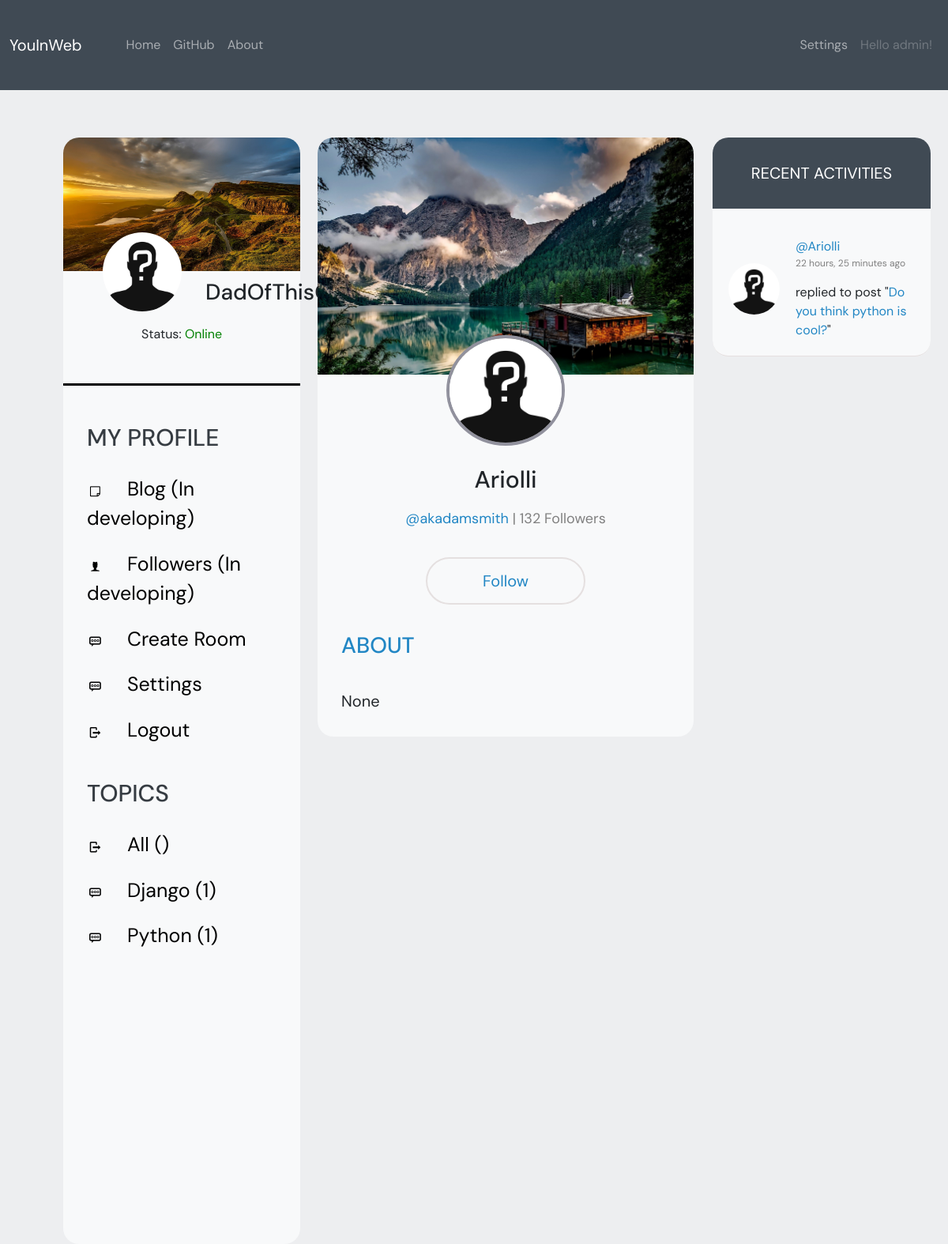
/profile/3 (signed in), run on an earlier commit of the app's database.
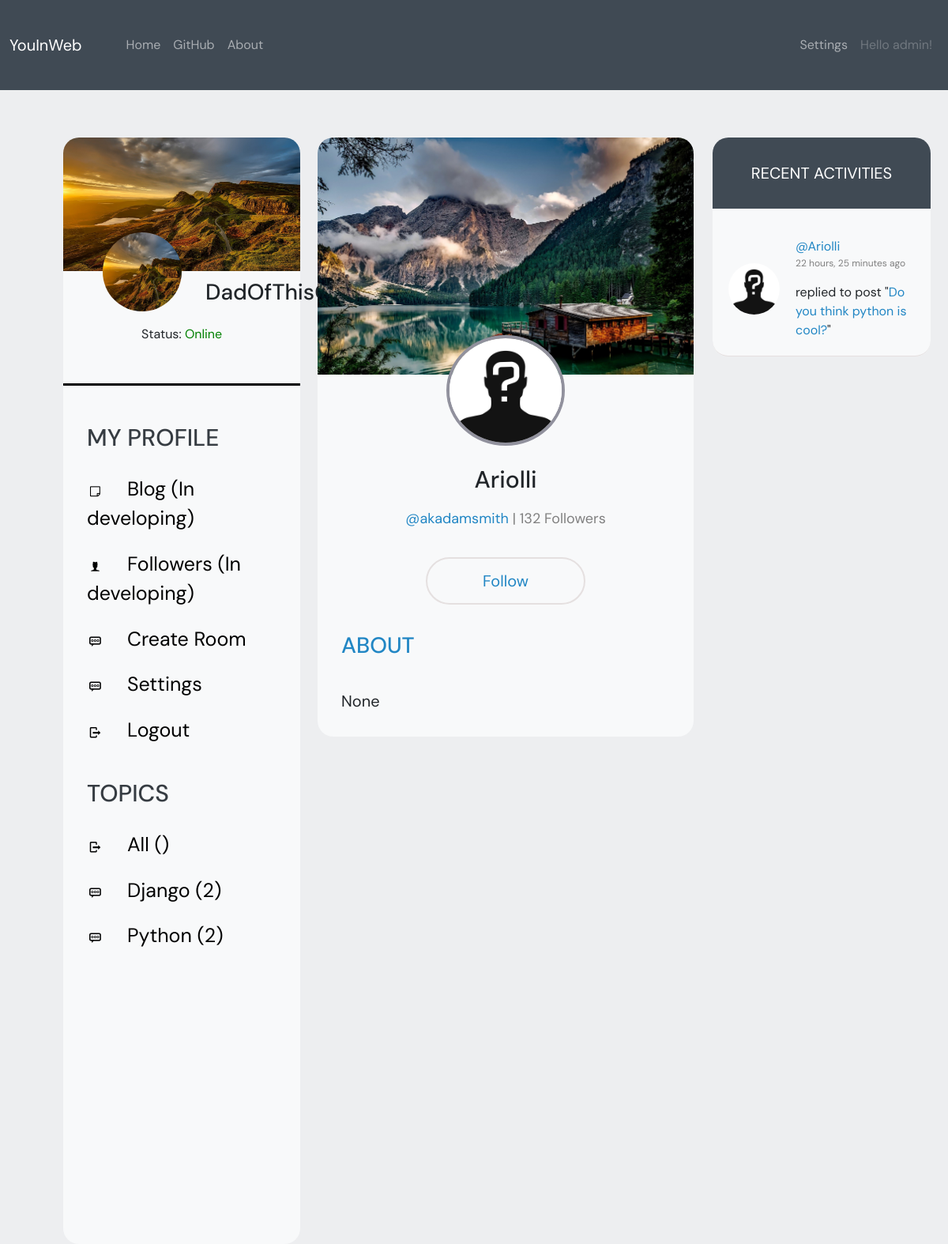
And on a later commit of the database.
### base/models.py (models this page shows, shortened)
class User(AbstractUser):
    name = models.CharField(max_length=100, null=True, blank=True, unique=True)
    email = models.EmailField(null=True, unique=True)
    bio = models.TextField(null=True)
    avatar = models.ImageField(null=True, default='user_undefined.webp', verbose_name='User photo')
    profile_photo = models.ImageField(null=True, default='profile_image2.jpg', verbose_name='Profile photo')
    USERNAME_FIELD = 'email'
    REQUIRED_FIELDS = []

class Topic(models.Model):
    name = models.CharField(max_length=200)
    slug = models.SlugField()

class Message(models.Model):
    user = models.ForeignKey(User, on_delete=models.CASCADE)
    room = models.ForeignKey(Room, on_delete=models.CASCADE)
    body = models.TextField()
    updated = models.DateTimeField(auto_now=True)
    created = models.DateTimeField(auto_now_add=True)
    class Meta:
        ordering = ('-created', )
        verbose_name = 'Message'
        verbose_name_plural = 'Messages'

class Room(models.Model):
    host = models.ForeignKey(User, on_delete=models.SET_NULL, null=True)
    topic = models.ForeignKey(Topic, on_delete=models.SET_NULL, null=True)
    name = models.CharField(max_length=255)
    description = models.TextField(null=True, blank=True)
    participants = models.ManyToManyField(User, related_name='participants', blank=True)
    updated = models.DateTimeField(auto_now=True)
    created = models.DateTimeField(auto_now_add=True)
    def __str__(self):
        return self.name
    class Meta:
        ordering = ('-created', )
        verbose_name = 'Room'
        verbose_name_plural = 'Rooms'

### base/views.py (the view)
# urls.py: path('profile/<str:pk>', userProfile, name='profile'),
def userProfile(request, pk):
    user = User.objects.get(id=pk)
    room = user.room_set.all()
    room_messages = user.message_set.all()[:3]
    room_count = room.count()
    topics = Topic.objects.all()
    context = {
        'user': user,
        'room': room,
        'room_messages': room_messages,
        'topics': topics,
        'room_count': room_count,
    }
    return render(request, 'base/profile.html', context)

### base/templates/base/profile.html (shortened to what this page needs)
{% extends 'base.html' %}
{% load static %}
{% block content %}
{% if request.user != user %}
<div class="col-xl-3 bg-light profile">
    {% include 'base/profile_block.html' %}
</div>
{% endif %}
<div class="col-xl-5 private_profile ">
    <div class="private_profile-block">
        <img src="{{ user.profile_photo.url }}" alt="" class="private_profile-img">
        <img src="{{ user.avatar.url }}" alt="" class="private_user-img">
        <h3 class="private_profile-name">{{ user.name }}</h3>
        <p class="private_profile-info">@{{ user.username }} <span class="private_profile_followers">| 132 Followers</span></p>
        {% if request.user == user %}
        <a href="{% url 'update-user' %}" class="private_profile-follow">Edit</a>
        {% else %}
        <a href="" class="private_profile-follow">Follow</a>
        {% endif %}
        <h3 class="private_about-title">About</h3>
        <p class="private_profile-about">{{ user.bio }}</p>
    </div>
</div>
<div class="col-xl-3">
    <div class="last_activity bg-light">
        <div class="last_activity-header">
            <p class="last_header-text">RECENT ACTIVITIES</p>
        </div>
        {% for message in room_messages %}
        <div class="last_activity-post d-flex align-items-center">
            <img src="{{ message.user.avatar.url }}" alt="" class="user_img">
            <div class="last_user-info d-flex flex-column">
                <a href="{% url 'profile' message.user.id %}" class="last_user-name">@{{ message.user.name }}</a>
                <p class="last_activity-time">{{ message.created|timesince }} ago</p>
                <div class="replied_to">replied to post "<a href="{% url 'room' message.room.id %}" class="last_post-name">{{ message.room }}</a>"</div>
            </div>
        </div>
        {% endfor %}
    </div>
</div>
{% endblock %}

### templates/base.html (shortened to what this page needs)
<!DOCTYPE html>
{% load static %}
<html lang="en">
<head>
    <link href="https://cdn.jsdelivr.net/npm/bootstrap@5.1.3/dist/css/bootstrap.min.css" rel="stylesheet">
    <link rel="stylesheet" href="{% static 'base/css/style.css' %}" type="text/css" media="screen">
    <link rel="stylesheet" href="{% static 'base/css/fontello.css' %}">
</head>
<body>
<header>
    {% include 'navbar.html' %}
</header>
<section class="main_content">
    <div class="container-fluid">
        <div class="row">
            {% block content %}
            {% endblock %}
        </div>
    </div>
</section>
</body>
</html>

### templates/navbar.html (shortened to what this page needs)
<nav class="navbar navbar-expand-lg navbar-dark" style="background-color: #404a54;">
    <div class="container-fluid">
        <a class="navbar-brand me-5" href="#">YouInWeb</a>
        <div class="collapse navbar-collapse" id="navbarSupportedContent">
            <ul class="navbar-nav me-auto mb-2 mb-lg-0">
                <li class="nav-item">
                    <a class="nav-link" aria-current="page" href="{% url 'home' %}">Home</a>
                </li>
                <li class="nav-item">
                    <a class="nav-link" href="https://github.com/NYikolay?tab=repositories">GitHub</a>
                </li>
                <li class="nav-item">
                    <a class="nav-link" href="#" tabindex="-1">About</a>
                </li>
            </ul>
        </div>
        <ul class="navbar-nav me-auto mb-2 mb-lg-0">
            {% if request.user.is_authenticated == False %}
            <li class="nav-item">
                <a class="nav-link" aria-current="page" href="{% url 'login' %}"><i class="icon-login"></i>Login</a>
            </li>
            <li class="nav-item">
                <a class="nav-link" href="{% url 'register' %}" tabindex="-1"><i class="icon-lock"></i>Register</a>
            </li>
            {% else %}
            <li class="nav-item">
                <a class="nav-link" href="{% url 'update-user' %}" tabindex="-1">Settings</a>
            </li>
            <li class="nav-item">
                <a class="nav-link disabled" aria-current="page" href="#">Hello {{ request.user.username }}!</a>
            </li>
            {% endif %}
        </ul>
    </div>
</nav>

### base/templates/base/profile_block.html (shortened to what this page needs)
{% load static %}
{% if request.user.is_authenticated %}
<img src="{% static 'base/images/profile_image3.jpg' %}" alt="#" class="profile_image img-fluid">
<div class="user_profile_info d-flex flex-row bd-highlight mb-3 align-items-center">
        <img src="{{ request.user.avatar.url }}" alt="" class="user_image">
        <h3 class="user_name">{{ request.user.name }}</h3>
</div>
<div class="status_profile">
        <p class="success">Status: <span class="online_status">Online</span></p>
</div>
<div class="profile_line"></div>
<div class="d-flex flex-column bd-highlight align-items-start mb-3 mt-5 my_profile">
        <h3 class="my_profile_text">My Profile</h3>
        <a href="#" class="profile_links"><i class="icon-sticky-note-o"></i>Blog (In developing)</a>
        <a href="{% url 'home' %}" class="profile_links"><i class="icon-user-woman"></i>Followers (In developing)</a>
        <a href="{% url 'create-room' %}" class="profile_links"><i class="icon-chat"></i>Create Room</a>
        <a href="{% url 'update-user' %}" class="profile_links"><i class="icon-chat"></i>Settings</a>
        <a href="{% url 'logout' %}" class="profile_links"><i class="icon-logout"></i>Logout</a>
        <br>
        <h3 class="my_profile_topics">Topics</h3>
        <a href="{% url 'home' %}" class="profile_links"><i class="icon-logout"></i>All ()</a>
        {% for topic in topics %}
        <a href="{% url 'home' %}?q={{ topic.name }}" class="profile_links"><i class="icon-chat"></i>{{ topic.name }} (<span>{{ topic.room_set.all.count }}</span>)</a>
        {% endfor %}
</div>
{% else %}
<h3 class="not_registered-user">You must register or login to see the profile page</h3>
{% endif %}

### base/static/base/css/style.css (style rules this page uses)
a { color: #fff; text-decoration: none; }
.navbar { height: 114px; }
body { background-color: #EDEEF0; font-family: 'DM Sans', sans-serif; }
header { margin-bottom: 60px; }
.profile { padding: 0; border-radius: 20px; margin-left: 80px; height: 1400px; }
.profile_image { border-top-left-radius: 20px; border-top-right-radius: 20px; max-height: 350px; }
.user_image { width: 100px; height: 100px; border-radius: 50%; margin-top: -50px; margin-left: 50px; }
.user_name { padding-top: 10px; padding-left: 30px; }
.status_profile { text-align: center; }
.online_status { color: green; }
.profile_line { width: 100%; height: 3px; background-color: black; margin-top: 50px; }
.my_profile { height: 500px; margin-left: 30px; }
.my_profile_topics { margin-top: 20px; font-size: 30px; color: #363C42; text-transform: uppercase; }
.my_profile_text { font-size: 30px; color: #363C42; text-transform: uppercase; }
.profile_links { text-decoration: none; padding-top: 20px; color: black; font-size: 25px; }
.profile_links i { font-size: 15px; padding-right: 30px; }
.last_activity { border-radius: 20px; }
.last_header-text { color: white; text-align: center; padding: 30px; text-transform: uppercase; font-size: 20px; }
.last_activity-header { border-top-right-radius: 20px; border-top-left-radius: 20px; background-color: #404a54; }
.last_activity-post { border-bottom: 1px solid #e5e0e0; padding: 20px; border-bottom-right-radius: 20px; border-bottom-left-radius: 20px; }
.user_img { border-radius: 50%; height: 65px; width: 65px; }
.last_user-info { margin-left: 20px; }
.last_user-name { color: #2186c4; }
.last_activity-time { font-size: 12px; color: gray; }
.last_post-name { color: #2186c4; }
.private_profile { margin-left: 10px; }
.private_profile-img { width: 100%; max-height: 300px; object-fit: cover; border-top-left-radius: 20px; border-top-right-radius: 20px; }
.private_profile-block { background-color: #F8F9FA; border-radius: 20px; text-align: center; align-items: center; }
.private_profile-block h3 { text-align: left; }
.private_user-img { background-size: cover; border-radius: 50%; margin-top: -50px; height: 140px; width: 150px; border: 4px solid #91919D; }
.private_profile-name { text-align: center !important; font-size: 30px; padding-top: 25px; }
.private_profile-info { color: #2186c4; font-size: 18px; padding-top: 10px; margin-bottom: 50px; }
.private_profile_followers { color: gray; }
.private_profile-follow { color: #2186c4; font-size: 20px; padding: 15px 70px; border-radius: 30px; border: 2px solid #e5e0e0; }
.private_about-title { text-transform: uppercase; color: #2186c4; padding-left: 30px; margin-top: 50px; }
.private_profile-about { padding: 30px 30px; font-size: 20px; text-align: left; }

What changed in the data, as far as the page shows it:
changed User "admin": user.avatar: a different picture; user.name "DadOfThisGim" → "DadOfThisGym"
computed for Topic "Django": room_set.all.count "1" → "2"
computed for Topic "Python": room_set.all.count "1" → "2"
